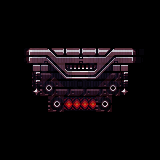

A 2D game scene composited from a Tiled map and its tileset images. What follows is a short description and the map's XML, with every tile layer's data as written:
An orthogonal 20x20 tile map with 8x8 px tiles, 2 tile layers (Tile Layer 1, Tile Layer 2), 2 tilesets.

<map version="1.0" tiledversion="2017.09.27" orientation="orthogonal" renderorder="right-down" width="20" height="20" tilewidth="8" tileheight="8" infinite="0" nextobjectid="1">
 <tileset firstgid="1" source="RedLevel1.tsx" />
 <tileset firstgid="145" source="Sci-Fi16PX_Shadows.tsx" />
 <layer name="Tile Layer 1" width="20" height="20">
  <data encoding="csv">
0,0,0,0,0,0,0,0,0,0,0,0,0,0,0,0,0,0,0,0,
0,0,0,0,0,0,0,0,0,0,0,0,0,0,0,0,0,0,0,0,
0,0,0,0,0,0,0,0,0,0,0,0,0,0,0,0,0,0,0,0,
0,0,0,0,0,0,0,0,0,0,0,0,0,0,0,0,0,0,0,0,
0,0,0,0,0,0,0,0,0,0,0,0,0,0,0,0,0,0,0,0,
0,0,0,0,0,0,0,0,0,0,0,0,0,0,0,0,0,0,0,0,
0,0,0,1,2,3,4,5,6,7,8,9,10,11,12,13,14,0,0,0,
0,0,0,19,20,21,22,23,24,25,26,27,28,29,30,31,32,0,0,0,
0,0,0,0,69,69,40,41,42,43,44,45,46,47,69,69,0,0,0,0,
0,0,0,0,85,57,58,59,60,61,62,63,64,65,66,85,0,0,0,0,
0,0,0,0,85,83,84,77,78,79,80,81,82,83,84,85,0,0,0,0,
0,0,0,0,68,101,102,95,96,97,98,99,100,101,102,68,0,0,0,0,
0,0,0,0,0,0,83,84,114,114,114,114,83,84,0,0,0,0,0,0,
0,0,0,0,0,0,101,102,132,132,132,132,101,102,0,0,0,0,0,0,
0,0,0,0,0,0,0,0,0,0,0,0,0,0,0,0,0,0,0,0,
0,0,0,0,0,0,0,0,0,0,0,0,0,0,0,0,0,0,0,0,
0,0,0,0,0,0,0,0,0,0,0,0,0,0,0,0,0,0,0,0,
0,0,0,0,0,0,0,0,0,0,0,0,0,0,0,0,0,0,0,0,
0,0,0,0,0,0,0,0,0,0,0,0,0,0,0,0,0,0,0,0,
0,0,0,0,0,0,0,0,0,0,0,0,0,0,0,0,0,0,0,0
</data>
 </layer>
 <layer name="Tile Layer 2" width="20" height="20" opacity="0.13">
  <data encoding="csv">
0,0,0,0,0,0,0,0,0,0,0,0,0,0,0,0,0,0,0,0,
0,0,0,0,0,0,0,0,0,0,0,0,0,0,0,0,0,0,0,0,
0,0,0,0,0,0,0,0,0,0,0,0,0,0,0,0,0,0,0,0,
0,0,0,0,0,0,0,0,0,0,0,0,0,0,0,0,0,0,0,0,
0,0,0,0,0,0,0,0,0,0,0,0,0,0,0,0,0,0,0,0,
0,0,0,0,0,0,0,0,0,0,0,0,0,0,0,0,0,0,0,0,
0,0,0,0,0,0,0,0,0,0,0,0,0,0,0,0,0,0,0,0,
0,0,0,1336,1337,1338,1339,1339,1339,1336,1336,1336,1337,1338,1339,1339,1339,0,0,0,
0,0,0,0,1336,1336,1337,1338,1339,0,0,1336,1337,1338,1339,0,0,0,0,0,
0,0,0,0,1336,1337,1338,1339,0,0,0,1336,1337,1338,1339,0,0,0,0,0,
0,0,0,0,1336,1337,1338,1339,1339,0,1336,1337,1338,1339,1339,0,0,0,0,0,
0,0,0,0,1336,1337,1338,1339,1339,1336,1337,1338,1339,1339,1339,0,0,0,0,0,
0,0,0,0,0,0,1337,1338,1339,1339,1339,1338,1339,0,0,0,0,0,0,0,
0,0,0,0,0,0,1336,1337,1338,1339,1339,1339,1339,0,0,0,0,0,0,0,
0,0,0,0,0,0,0,0,0,0,0,0,0,0,0,0,0,0,0,0,
0,0,0,0,0,0,0,0,0,0,0,0,0,0,0,0,0,0,0,0,
0,0,0,0,0,0,0,0,0,0,0,0,0,0,0,0,0,0,0,0,
0,0,0,0,0,0,0,0,0,0,0,0,0,0,0,0,0,0,0,0,
0,0,0,0,0,0,0,0,0,0,0,0,0,0,0,0,0,0,0,0,
0,0,0,0,0,0,0,0,0,0,0,0,0,0,0,0,0,0,0,0
</data>
 </layer>
</map>
